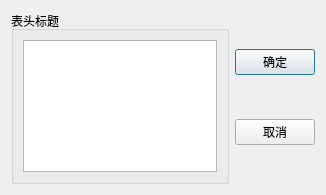
<?xml version="1.0" encoding="UTF-8"?>
<ui version="4.0">
 <class>QWDialogHeaders</class>
 <widget class="QDialog" name="QWDialogHeaders">
  <property name="geometry">
   <rect>
    <x>0</x>
    <y>0</y>
    <width>326</width>
    <height>195</height>
   </rect>
  </property>
  <property name="windowTitle">
   <string>Dialog</string>
  </property>
  <layout class="QGridLayout" name="gridLayout_2">
   <item row="0" column="0">
    <widget class="QGroupBox" name="groupBox">
     <property name="title">
      <string>表头标题</string>
     </property>
     <layout class="QGridLayout" name="gridLayout">
      <item row="0" column="0">
       <widget class="QListView" name="listView"/>
      </item>
     </layout>
    </widget>
   </item>
   <item row="0" column="1">
    <layout class="QVBoxLayout" name="verticalLayout">
     <item>
      <widget class="QPushButton" name="btnOk">
       <property name="text">
        <string>确定</string>
       </property>
      </widget>
     </item>
     <item>
      <widget class="QPushButton" name="btnNo">
       <property name="text">
        <string>取消</string>
       </property>
      </widget>
     </item>
    </layout>
   </item>
  </layout>
 </widget>
 <resources/>
 <connections>
  <connection>
   <sender>btnOk</sender>
   <signal>clicked()</signal>
   <receiver>QWDialogHeaders</receiver>
   <slot>accept()</slot>
   <hints>
    <hint type="sourcelabel">
     <x>278</x>
     <y>62</y>
    </hint>
    <hint type="destinationlabel">
     <x>162</x>
     <y>97</y>
    </hint>
   </hints>
  </connection>
  <connection>
   <sender>btnNo</sender>
   <signal>clicked()</signal>
   <receiver>QWDialogHeaders</receiver>
   <slot>reject()</slot>
   <hints>
    <hint type="sourcelabel">
     <x>278</x>
     <y>131</y>
    </hint>
    <hint type="destinationlabel">
     <x>162</x>
     <y>97</y>
    </hint>
   </hints>
  </connection>
 </connections>
</ui>
